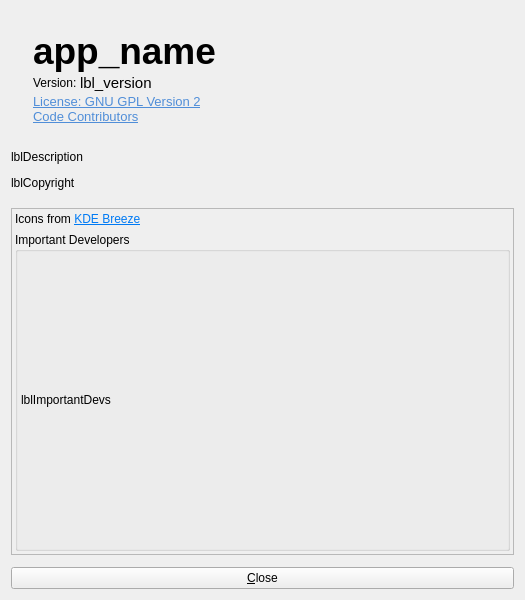
<?xml version="1.0" encoding="UTF-8"?>
<ui version="4.0">
 <class>AboutDialog</class>
 <widget class="QDialog" name="AboutDialog">
  <property name="windowModality">
   <enum>Qt::WindowModality::ApplicationModal</enum>
  </property>
  <property name="geometry">
   <rect>
    <x>0</x>
    <y>0</y>
    <width>525</width>
    <height>600</height>
   </rect>
  </property>
  <property name="sizePolicy">
   <sizepolicy hsizetype="Preferred" vsizetype="Preferred">
    <horstretch>0</horstretch>
    <verstretch>0</verstretch>
   </sizepolicy>
  </property>
  <property name="windowTitle">
   <string>About</string>
  </property>
  <property name="windowIcon">
   <iconset theme="help-about"/>
  </property>
  <property name="modal">
   <bool>true</bool>
  </property>
  <layout class="QVBoxLayout" name="verticalLayout">
   <property name="spacing">
    <number>12</number>
   </property>
   <item>
    <widget class="QWidget" name="frameLogo" native="true">
     <property name="sizePolicy">
      <sizepolicy hsizetype="Preferred" vsizetype="Fixed">
       <horstretch>0</horstretch>
       <verstretch>0</verstretch>
      </sizepolicy>
     </property>
     <layout class="QGridLayout" name="gridLayout">
      <property name="verticalSpacing">
       <number>0</number>
      </property>
      <item row="4" column="1">
       <widget class="QLabel" name="linkGpl">
        <property name="sizePolicy">
         <sizepolicy hsizetype="Preferred" vsizetype="Fixed">
          <horstretch>0</horstretch>
          <verstretch>0</verstretch>
         </sizepolicy>
        </property>
        <property name="text">
         <string>&lt;!DOCTYPE HTML PUBLIC &quot;-//W3C//DTD HTML 4.0//EN&quot; &quot;http://www.w3.org/TR/REC-html40/strict.dtd&quot;&gt;
&lt;html&gt;&lt;head&gt;&lt;meta name=&quot;qrichtext&quot; content=&quot;1&quot; /&gt;&lt;style type=&quot;text/css&quot;&gt;
p, li { white-space: pre-wrap; }
&lt;/style&gt;&lt;/head&gt;&lt;body style=&quot; font-family:'Ubuntu'; font-size:10pt; font-weight:400; font-style:normal;&quot;&gt;
&lt;p style=&quot; margin-top:0px; margin-bottom:0px; margin-left:0px; margin-right:0px; -qt-block-indent:0; text-indent:0px;&quot;&gt;&lt;a href=&quot;https://www.gnu.org/licenses/old-licenses/gpl-2.0.html&quot;&gt;&lt;span style=&quot; text-decoration: underline; color:#508ed8;&quot;&gt;License: GNU GPL Version 2&lt;/a&gt;&lt;/span&gt;&lt;/p&gt;&lt;/body&gt;&lt;/html&gt;</string>
        </property>
        <property name="openExternalLinks">
         <bool>true</bool>
        </property>
       </widget>
      </item>
      <item row="6" column="1">
       <spacer name="verticalSpacer">
        <property name="orientation">
         <enum>Qt::Orientation::Vertical</enum>
        </property>
        <property name="sizeHint" stdset="0">
         <size>
          <width>20</width>
          <height>5</height>
         </size>
        </property>
       </spacer>
      </item>
      <item row="0" column="1">
       <spacer name="verticalSpacer_3">
        <property name="orientation">
         <enum>Qt::Orientation::Vertical</enum>
        </property>
        <property name="sizeHint" stdset="0">
         <size>
          <width>20</width>
          <height>10</height>
         </size>
        </property>
       </spacer>
      </item>
      <item row="1" column="1">
       <widget class="QLabel" name="lblName">
        <property name="sizePolicy">
         <sizepolicy hsizetype="Preferred" vsizetype="Fixed">
          <horstretch>0</horstretch>
          <verstretch>0</verstretch>
         </sizepolicy>
        </property>
        <property name="font">
         <font>
          <pointsize>28</pointsize>
          <bold>true</bold>
         </font>
        </property>
        <property name="text">
         <string notr="true">app_name</string>
        </property>
        <property name="scaledContents">
         <bool>false</bool>
        </property>
        <property name="alignment">
         <set>Qt::AlignmentFlag::AlignBottom|Qt::AlignmentFlag::AlignLeading|Qt::AlignmentFlag::AlignLeft</set>
        </property>
        <property name="indent">
         <number>0</number>
        </property>
        <property name="program_name" stdset="0">
         <bool>false</bool>
        </property>
       </widget>
      </item>
      <item row="0" column="0" rowspan="9">
       <widget class="QLabel" name="lblIcon">
        <property name="sizePolicy">
         <sizepolicy hsizetype="Preferred" vsizetype="Fixed">
          <horstretch>0</horstretch>
          <verstretch>0</verstretch>
         </sizepolicy>
        </property>
        <property name="autoFillBackground">
         <bool>false</bool>
        </property>
       </widget>
      </item>
      <item row="3" column="1">
       <widget class="QWidget" name="widget_2" native="true">
        <property name="sizePolicy">
         <sizepolicy hsizetype="Preferred" vsizetype="Fixed">
          <horstretch>0</horstretch>
          <verstretch>0</verstretch>
         </sizepolicy>
        </property>
        <layout class="QHBoxLayout" name="horizontalLayout">
         <property name="spacing">
          <number>0</number>
         </property>
         <property name="leftMargin">
          <number>0</number>
         </property>
         <property name="topMargin">
          <number>0</number>
         </property>
         <property name="rightMargin">
          <number>0</number>
         </property>
         <property name="bottomMargin">
          <number>0</number>
         </property>
         <item>
          <widget class="QLabel" name="label">
           <property name="sizePolicy">
            <sizepolicy hsizetype="Maximum" vsizetype="Fixed">
             <horstretch>0</horstretch>
             <verstretch>0</verstretch>
            </sizepolicy>
           </property>
           <property name="text">
            <string>Version: </string>
           </property>
           <property name="alignment">
            <set>Qt::AlignmentFlag::AlignLeading|Qt::AlignmentFlag::AlignLeft|Qt::AlignmentFlag::AlignVCenter</set>
           </property>
           <property name="indent">
            <number>0</number>
           </property>
          </widget>
         </item>
         <item>
          <widget class="QLabel" name="lblVersion">
           <property name="sizePolicy">
            <sizepolicy hsizetype="Maximum" vsizetype="Fixed">
             <horstretch>0</horstretch>
             <verstretch>0</verstretch>
            </sizepolicy>
           </property>
           <property name="font">
            <font>
             <pointsize>11</pointsize>
            </font>
           </property>
           <property name="text">
            <string notr="true">lbl_version</string>
           </property>
           <property name="alignment">
            <set>Qt::AlignmentFlag::AlignLeading|Qt::AlignmentFlag::AlignLeft|Qt::AlignmentFlag::AlignVCenter</set>
           </property>
           <property name="smaller_text" stdset="0">
            <bool>true</bool>
           </property>
          </widget>
         </item>
         <item>
          <widget class="QPushButton" name="btnCopyVersion">
           <property name="sizePolicy">
            <sizepolicy hsizetype="Fixed" vsizetype="Fixed">
             <horstretch>0</horstretch>
             <verstretch>0</verstretch>
            </sizepolicy>
           </property>
           <property name="maximumSize">
            <size>
             <width>32</width>
             <height>16777215</height>
            </size>
           </property>
           <property name="toolTip">
            <string>Copy version info</string>
           </property>
           <property name="icon">
            <iconset>
             <normaloff>:/icons/64x64/copy-dark.png</normaloff>:/icons/64x64/copy-dark.png</iconset>
           </property>
           <property name="flat">
            <bool>true</bool>
           </property>
          </widget>
         </item>
         <item>
          <spacer name="horizontalSpacer">
           <property name="sizePolicy">
            <sizepolicy hsizetype="Minimum" vsizetype="Minimum">
             <horstretch>0</horstretch>
             <verstretch>0</verstretch>
            </sizepolicy>
           </property>
           <property name="orientation">
            <enum>Qt::Orientation::Horizontal</enum>
           </property>
           <property name="sizeHint" stdset="0">
            <size>
             <width>40</width>
             <height>10</height>
            </size>
           </property>
          </spacer>
         </item>
        </layout>
       </widget>
      </item>
      <item row="5" column="1">
       <widget class="QLabel" name="linkContributors">
        <property name="sizePolicy">
         <sizepolicy hsizetype="Preferred" vsizetype="Fixed">
          <horstretch>0</horstretch>
          <verstretch>0</verstretch>
         </sizepolicy>
        </property>
        <property name="text">
         <string>&lt;!DOCTYPE HTML PUBLIC &quot;-//W3C//DTD HTML 4.0//EN&quot; &quot;http://www.w3.org/TR/REC-html40/strict.dtd&quot;&gt;
&lt;html&gt;&lt;head&gt;&lt;meta name=&quot;qrichtext&quot; content=&quot;1&quot; /&gt;&lt;style type=&quot;text/css&quot;&gt;
p, li { white-space: pre-wrap; }
&lt;/style&gt;&lt;/head&gt;&lt;body style=&quot; font-family:'Ubuntu'; font-size:10pt; font-weight:400; font-style:normal;&quot;&gt;
&lt;p style=&quot; margin-top:0px; margin-bottom:0px; margin-left:0px; margin-right:0px; -qt-block-indent:0; text-indent:0px;&quot;&gt;&lt;a href=&quot;https://github.com/deskflow/deskflow/graphs/contributors&quot;&gt;&lt;span style=&quot; text-decoration: underline; color:#508ed8;&quot;&gt;Code Contributors&lt;/span&gt;&lt;/a&gt;&lt;/p&gt;&lt;/body&gt;&lt;/html&gt;</string>
        </property>
        <property name="openExternalLinks">
         <bool>true</bool>
        </property>
       </widget>
      </item>
     </layout>
    </widget>
   </item>
   <item>
    <widget class="QLabel" name="lblDescription">
     <property name="sizePolicy">
      <sizepolicy hsizetype="Preferred" vsizetype="Fixed">
       <horstretch>0</horstretch>
       <verstretch>0</verstretch>
      </sizepolicy>
     </property>
     <property name="text">
      <string notr="true">lblDescription</string>
     </property>
     <property name="alignment">
      <set>Qt::AlignmentFlag::AlignLeading|Qt::AlignmentFlag::AlignLeft|Qt::AlignmentFlag::AlignTop</set>
     </property>
    </widget>
   </item>
   <item>
    <widget class="QLabel" name="lblCopyright">
     <property name="sizePolicy">
      <sizepolicy hsizetype="Preferred" vsizetype="Fixed">
       <horstretch>0</horstretch>
       <verstretch>0</verstretch>
      </sizepolicy>
     </property>
     <property name="text">
      <string notr="true">lblCopyright</string>
     </property>
    </widget>
   </item>
   <item>
    <spacer name="verticalSpacer_2">
     <property name="orientation">
      <enum>Qt::Orientation::Vertical</enum>
     </property>
     <property name="sizeType">
      <enum>QSizePolicy::Policy::Fixed</enum>
     </property>
     <property name="sizeHint" stdset="0">
      <size>
       <width>20</width>
       <height>6</height>
      </size>
     </property>
    </spacer>
   </item>
   <item>
    <widget class="QScrollArea" name="scrollArea">
     <property name="sizePolicy">
      <sizepolicy hsizetype="Preferred" vsizetype="Preferred">
       <horstretch>0</horstretch>
       <verstretch>0</verstretch>
      </sizepolicy>
     </property>
     <property name="sizeAdjustPolicy">
      <enum>QAbstractScrollArea::SizeAdjustPolicy::AdjustIgnored</enum>
     </property>
     <property name="widgetResizable">
      <bool>true</bool>
     </property>
     <widget class="QWidget" name="scrollAreaWidgetContents">
      <property name="geometry">
       <rect>
        <x>0</x>
        <y>0</y>
        <width>505</width>
        <height>294</height>
       </rect>
      </property>
      <property name="sizePolicy">
       <sizepolicy hsizetype="Preferred" vsizetype="Preferred">
        <horstretch>0</horstretch>
        <verstretch>0</verstretch>
       </sizepolicy>
      </property>
      <layout class="QVBoxLayout" name="verticalLayout_4">
       <property name="spacing">
        <number>6</number>
       </property>
       <property name="leftMargin">
        <number>3</number>
       </property>
       <property name="topMargin">
        <number>3</number>
       </property>
       <property name="rightMargin">
        <number>3</number>
       </property>
       <property name="bottomMargin">
        <number>3</number>
       </property>
       <item>
        <widget class="QLabel" name="label_2">
         <property name="sizePolicy">
          <sizepolicy hsizetype="Preferred" vsizetype="Maximum">
           <horstretch>0</horstretch>
           <verstretch>0</verstretch>
          </sizepolicy>
         </property>
         <property name="text">
          <string>&lt;html&gt;&lt;head/&gt;&lt;body&gt;&lt;p&gt;Icons from &lt;a href=&quot;https://develop.kde.org/frameworks/breeze-icons/&quot;&gt;&lt;span style=&quot; text-decoration: underline; color:#007af4;&quot;&gt;KDE Breeze&lt;/span&gt;&lt;/a&gt;&lt;/p&gt;&lt;/body&gt;&lt;/html&gt;</string>
         </property>
         <property name="openExternalLinks">
          <bool>true</bool>
         </property>
        </widget>
       </item>
       <item>
        <widget class="QGroupBox" name="groupBox">
         <property name="sizePolicy">
          <sizepolicy hsizetype="Preferred" vsizetype="Expanding">
           <horstretch>0</horstretch>
           <verstretch>0</verstretch>
          </sizepolicy>
         </property>
         <property name="title">
          <string>Important Developers</string>
         </property>
         <layout class="QVBoxLayout" name="verticalLayout_2">
          <property name="spacing">
           <number>0</number>
          </property>
          <property name="leftMargin">
           <number>3</number>
          </property>
          <property name="topMargin">
           <number>3</number>
          </property>
          <property name="rightMargin">
           <number>3</number>
          </property>
          <property name="bottomMargin">
           <number>3</number>
          </property>
          <item>
           <widget class="QLabel" name="lblImportantDevs">
            <property name="sizePolicy">
             <sizepolicy hsizetype="Preferred" vsizetype="Preferred">
              <horstretch>0</horstretch>
              <verstretch>0</verstretch>
             </sizepolicy>
            </property>
            <property name="frameShape">
             <enum>QFrame::Shape::NoFrame</enum>
            </property>
            <property name="text">
             <string notr="true">lblImportantDevs</string>
            </property>
            <property name="wordWrap">
             <bool>true</bool>
            </property>
           </widget>
          </item>
         </layout>
        </widget>
       </item>
      </layout>
     </widget>
    </widget>
   </item>
   <item>
    <widget class="QPushButton" name="btnOk">
     <property name="text">
      <string>&amp;Close</string>
     </property>
     <property name="icon">
      <iconset theme="window-close"/>
     </property>
    </widget>
   </item>
  </layout>
 </widget>
 <resources/>
 <connections/>
</ui>
